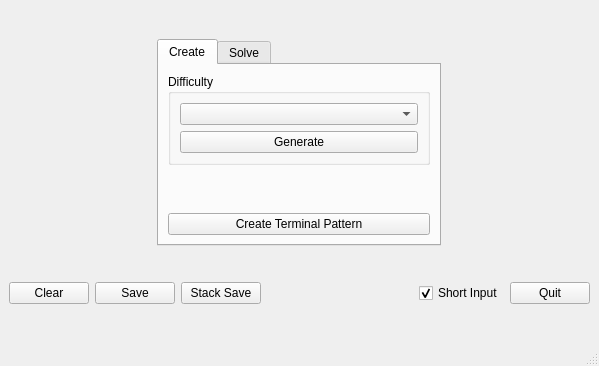
<?xml version="1.0" encoding="UTF-8"?>
<ui version="4.0">
 <class>MainWindow</class>
 <widget class="QMainWindow" name="MainWindow">
  <property name="geometry">
   <rect>
    <x>0</x>
    <y>0</y>
    <width>599</width>
    <height>366</height>
   </rect>
  </property>
  <property name="windowTitle">
   <string>MainWindow</string>
  </property>
  <property name="tabShape">
   <enum>QTabWidget::Rounded</enum>
  </property>
  <widget class="QWidget" name="centralwidget">
   <layout class="QVBoxLayout" name="verticalLayout" stretch="0,0">
    <item>
     <layout class="QHBoxLayout" name="horizontalLayout" stretch="1,0">
      <item>
       <layout class="QGridLayout" name="field"/>
      </item>
      <item>
       <widget class="QTabWidget" name="tabWidget">
        <property name="sizePolicy">
         <sizepolicy hsizetype="Maximum" vsizetype="Maximum">
          <horstretch>0</horstretch>
          <verstretch>0</verstretch>
         </sizepolicy>
        </property>
        <property name="currentIndex">
         <number>0</number>
        </property>
        <widget class="QWidget" name="create">
         <attribute name="title">
          <string>Create</string>
         </attribute>
         <layout class="QVBoxLayout" name="verticalLayout_3" stretch="0,1,0">
          <item>
           <widget class="QGroupBox" name="groupBox">
            <property name="title">
             <string>Difficulty</string>
            </property>
            <layout class="QVBoxLayout" name="verticalLayout_2">
             <item>
              <widget class="QComboBox" name="difficultyList"/>
             </item>
             <item>
              <widget class="QPushButton" name="genButton">
               <property name="text">
                <string>Generate</string>
               </property>
               <property name="shortcut">
                <string>Alt+D</string>
               </property>
              </widget>
             </item>
            </layout>
           </widget>
          </item>
          <item>
           <spacer name="verticalSpacer">
            <property name="orientation">
             <enum>Qt::Vertical</enum>
            </property>
            <property name="sizeHint" stdset="0">
             <size>
              <width>20</width>
              <height>40</height>
             </size>
            </property>
           </spacer>
          </item>
          <item>
           <widget class="QPushButton" name="CTPB">
            <property name="text">
             <string>Create Terminal Pattern</string>
            </property>
           </widget>
          </item>
         </layout>
        </widget>
        <widget class="QWidget" name="solve">
         <attribute name="title">
          <string>Solve</string>
         </attribute>
         <layout class="QVBoxLayout" name="verticalLayout_4">
          <item>
           <widget class="QLabel" name="label">
            <property name="sizePolicy">
             <sizepolicy hsizetype="Preferred" vsizetype="Minimum">
              <horstretch>0</horstretch>
              <verstretch>0</verstretch>
             </sizepolicy>
            </property>
            <property name="text">
             <string>Solve the sudoku and replace current with solved sudoku.</string>
            </property>
            <property name="scaledContents">
             <bool>true</bool>
            </property>
            <property name="wordWrap">
             <bool>true</bool>
            </property>
           </widget>
          </item>
          <item>
           <widget class="QPushButton" name="solveB">
            <property name="text">
             <string>Solve</string>
            </property>
           </widget>
          </item>
          <item>
           <widget class="Line" name="line">
            <property name="orientation">
             <enum>Qt::Horizontal</enum>
            </property>
           </widget>
          </item>
          <item>
           <widget class="QLabel" name="label_2">
            <property name="sizePolicy">
             <sizepolicy hsizetype="Preferred" vsizetype="Minimum">
              <horstretch>0</horstretch>
              <verstretch>0</verstretch>
             </sizepolicy>
            </property>
            <property name="text">
             <string>Determine the exact amount of solutions.</string>
            </property>
            <property name="wordWrap">
             <bool>true</bool>
            </property>
           </widget>
          </item>
          <item>
           <widget class="QPushButton" name="solveAllB">
            <property name="text">
             <string>Solve for all</string>
            </property>
           </widget>
          </item>
          <item>
           <spacer name="verticalSpacer_2">
            <property name="orientation">
             <enum>Qt::Vertical</enum>
            </property>
            <property name="sizeHint" stdset="0">
             <size>
              <width>20</width>
              <height>40</height>
             </size>
            </property>
           </spacer>
          </item>
         </layout>
        </widget>
       </widget>
      </item>
     </layout>
    </item>
    <item>
     <layout class="QHBoxLayout" name="horizontalLayout_3" stretch="0,0,0,1,0,0">
      <item>
       <widget class="QPushButton" name="clearB">
        <property name="text">
         <string>Clear</string>
        </property>
       </widget>
      </item>
      <item>
       <widget class="QPushButton" name="saveButton">
        <property name="text">
         <string>Save</string>
        </property>
       </widget>
      </item>
      <item>
       <widget class="QPushButton" name="stackB">
        <property name="text">
         <string>Stack Save</string>
        </property>
       </widget>
      </item>
      <item>
       <spacer name="horizontalSpacer">
        <property name="orientation">
         <enum>Qt::Horizontal</enum>
        </property>
        <property name="sizeHint" stdset="0">
         <size>
          <width>20</width>
          <height>20</height>
         </size>
        </property>
       </spacer>
      </item>
      <item>
       <widget class="QCheckBox" name="shortCut">
        <property name="acceptDrops">
         <bool>true</bool>
        </property>
        <property name="toolTip">
         <string>If true, the cursor in the sudoku field will also move if backspace was pressed.</string>
        </property>
        <property name="toolTipDuration">
         <number>0</number>
        </property>
        <property name="text">
         <string>Short Input</string>
        </property>
        <property name="checked">
         <bool>true</bool>
        </property>
        <property name="tristate">
         <bool>false</bool>
        </property>
       </widget>
      </item>
      <item>
       <widget class="QPushButton" name="quitB">
        <property name="text">
         <string>Quit</string>
        </property>
       </widget>
      </item>
     </layout>
    </item>
   </layout>
  </widget>
  <widget class="QMenuBar" name="menubar">
   <property name="geometry">
    <rect>
     <x>0</x>
     <y>0</y>
     <width>599</width>
     <height>22</height>
    </rect>
   </property>
  </widget>
  <widget class="QStatusBar" name="statusbar"/>
  <action name="saveB">
   <property name="text">
    <string>Save</string>
   </property>
  </action>
 </widget>
 <resources/>
 <connections/>
</ui>
